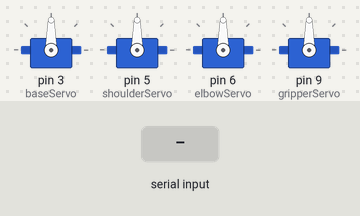
This sketch was run on a simulated Arduino Uno, built with avr-gcc and run on an emulated ATmega328P. Shown: 4 × servo. The inputs (shaded band) are chosen by the test bench.

Above: at 1.2 s.
1.3 s: "o" received over the second serial link
At 2.5 s:
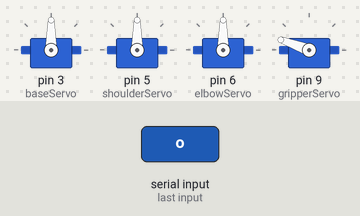
2.8 s: "c" received over the second serial link
At 3.9 s:
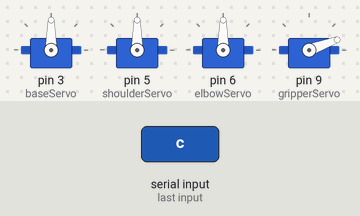
Timing chart, 0 to 5.8 s (numbered marks = the images above; inputs shaded):
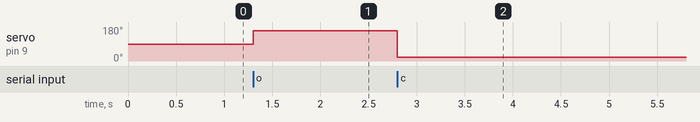

Measured:
- after the input at 1.3 s, servo on pin 9 (gripperServo): 90° → 160° at once
- after the input at 2.8 s, servo on pin 9 (gripperServo): 160° → 20° at once

The sketch:

Slave.ino
```cpp
#include <Servo.h>
#include <SoftwareSerial.h>

SoftwareSerial CommandSerial(2, 3);

Servo baseServo;
Servo shoulderServo;
Servo elbowServo;
Servo gripperServo;

int basePos = 90;
int shoulderPos = 90;
int elbowPos = 90;
int gripperPos = 90;
const int step = 3;

void setup() {
  Serial.begin(9600);
  CommandSerial.begin(9600);

  baseServo.attach(3);
  shoulderServo.attach(5);
  elbowServo.attach(6);
  gripperServo.attach(9);

  baseServo.write(basePos);
  shoulderServo.write(shoulderPos);
  elbowServo.write(elbowPos);
  gripperServo.write(gripperPos);
}

void loop() {
  if (CommandSerial.available()) {
    char cmd = CommandSerial.read();

    if (cmd == 'q') basePos += step;
    if (cmd == 'a') basePos -= step;
    if (cmd == 'w') shoulderPos += step;
    if (cmd == 's') shoulderPos -= step;
    if (cmd == 'e') elbowPos += step;
    if (cmd == 'd') elbowPos -= step;
    if (cmd == 'o') gripperPos = 160;
    if (cmd == 'c') gripperPos = 20;

    basePos = constrain(basePos, 0, 180);
    shoulderPos = constrain(shoulderPos, 10, 170);
    elbowPos = constrain(elbowPos, 10, 170);
    gripperPos = constrain(gripperPos, 10, 170);

    baseServo.write(basePos);
    shoulderServo.write(shoulderPos);
    elbowServo.write(elbowPos);
    gripperServo.write(gripperPos);
    delay(15);
  }
}
```
